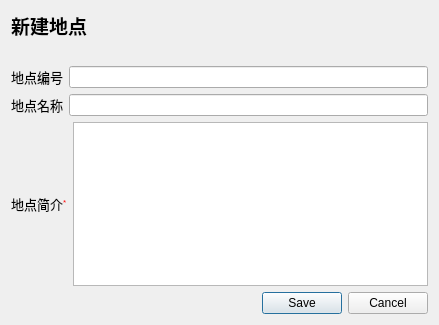
<?xml version="1.0" encoding="UTF-8"?>
<ui version="4.0">
 <class>inputVertex</class>
 <widget class="QDialog" name="inputVertex">
  <property name="geometry">
   <rect>
    <x>0</x>
    <y>0</y>
    <width>439</width>
    <height>325</height>
   </rect>
  </property>
  <property name="windowTitle">
   <string>添加地点</string>
  </property>
  <property name="windowIcon">
   <iconset resource="icon/icon.qrc">
    <normaloff>:/add.png</normaloff>:/add.png</iconset>
  </property>
  <layout class="QVBoxLayout" name="verticalLayout_3">
   <item>
    <widget class="QLabel" name="label_2">
     <property name="text">
      <string>&lt;html&gt;&lt;head/&gt;&lt;body&gt;&lt;p&gt;&lt;span style=&quot; font-size:14pt; font-weight:600;&quot;&gt;新建地点&lt;/span&gt;&lt;/p&gt;&lt;/body&gt;&lt;/html&gt;</string>
     </property>
    </widget>
   </item>
   <item>
    <spacer name="horizontalSpacer">
     <property name="orientation">
      <enum>Qt::Horizontal</enum>
     </property>
     <property name="sizeHint" stdset="0">
      <size>
       <width>40</width>
       <height>20</height>
      </size>
     </property>
    </spacer>
   </item>
   <item>
    <layout class="QHBoxLayout" name="horizontalLayout">
     <item>
      <widget class="QLabel" name="verNUm">
       <property name="text">
        <string>&lt;html&gt;&lt;head/&gt;&lt;body&gt;&lt;p&gt;&lt;span style=&quot; font-size:10pt;&quot;&gt;地点编号&lt;/span&gt;&lt;/p&gt;&lt;/body&gt;&lt;/html&gt;</string>
       </property>
      </widget>
     </item>
     <item>
      <widget class="QLineEdit" name="verNumInput">
       <property name="text">
        <string/>
       </property>
      </widget>
     </item>
    </layout>
   </item>
   <item>
    <layout class="QHBoxLayout" name="horizontalLayout_2">
     <item>
      <widget class="QLabel" name="verName">
       <property name="text">
        <string>&lt;html&gt;&lt;head/&gt;&lt;body&gt;&lt;p&gt;&lt;span style=&quot; font-size:10pt;&quot;&gt;地点名称&lt;/span&gt;&lt;/p&gt;&lt;/body&gt;&lt;/html&gt;</string>
       </property>
      </widget>
     </item>
     <item>
      <widget class="QLineEdit" name="verNameInput">
       <property name="text">
        <string/>
       </property>
      </widget>
     </item>
    </layout>
   </item>
   <item>
    <layout class="QHBoxLayout" name="horizontalLayout_3">
     <item>
      <widget class="QLabel" name="label_4">
       <property name="text">
        <string>&lt;!DOCTYPE HTML PUBLIC &quot;-//W3C//DTD HTML 4.0//EN&quot; &quot;http://www.w3.org/TR/REC-html40/strict.dtd&quot;&gt;
&lt;html&gt;&lt;head&gt;&lt;meta name=&quot;qrichtext&quot; content=&quot;1&quot; /&gt;&lt;style type=&quot;text/css&quot;&gt;
p, li { white-space: pre-wrap; }
&lt;/style&gt;&lt;/head&gt;&lt;body style=&quot; font-family:'SimSun'; font-size:9pt; font-weight:400; font-style:normal;&quot;&gt;
&lt;p style=&quot; margin-top:0px; margin-bottom:0px; margin-left:0px; margin-right:0px; -qt-block-indent:0; text-indent:0px;&quot;&gt;&lt;span style=&quot; font-size:10pt;&quot;&gt;地点简介&lt;/span&gt;&lt;span style=&quot; font-size:10pt; color:#ff0000; vertical-align:super;&quot;&gt;*&lt;/span&gt;&lt;/p&gt;&lt;/body&gt;&lt;/html&gt;</string>
       </property>
      </widget>
     </item>
     <item>
      <widget class="QTextEdit" name="verInfInput"/>
     </item>
    </layout>
   </item>
   <item>
    <widget class="QDialogButtonBox" name="buttonBox">
     <property name="styleSheet">
      <string notr="true">#inputVertex{
	image: url(:/undraw_A_day_at_the_park_re_9kxj.png);
}</string>
     </property>
     <property name="orientation">
      <enum>Qt::Horizontal</enum>
     </property>
     <property name="standardButtons">
      <set>QDialogButtonBox::Cancel|QDialogButtonBox::Save</set>
     </property>
    </widget>
   </item>
  </layout>
 </widget>
 <tabstops>
  <tabstop>verNumInput</tabstop>
  <tabstop>verNameInput</tabstop>
  <tabstop>verInfInput</tabstop>
 </tabstops>
 <resources>
  <include location="icon/icon.qrc"/>
 </resources>
 <connections>
  <connection>
   <sender>buttonBox</sender>
   <signal>rejected()</signal>
   <receiver>inputVertex</receiver>
   <slot>reject()</slot>
   <hints>
    <hint type="sourcelabel">
     <x>216</x>
     <y>289</y>
    </hint>
    <hint type="destinationlabel">
     <x>216</x>
     <y>157</y>
    </hint>
   </hints>
  </connection>
 </connections>
</ui>
